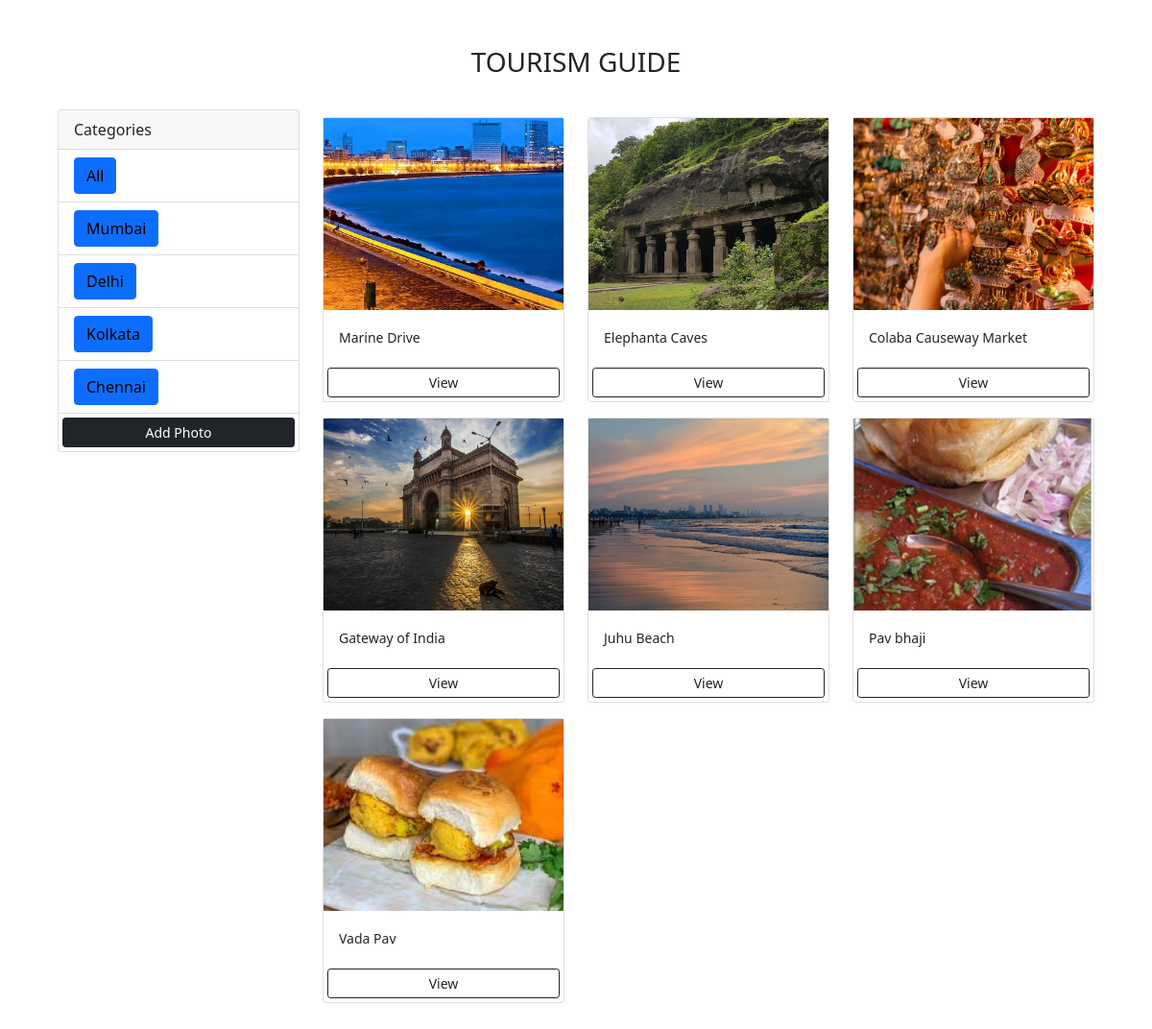
Page /?category=Mumbai on the committed database.
### photos/models.py (models this page shows, shortened)
class Category(models.Model):
    name = models.CharField(max_length=100, null=False, blank=False)

class Photo(models.Model):
    category = models.ForeignKey(
        Category, on_delete=models.SET_NULL, null=True, blank=True)
    image = models.ImageField(null=False, blank=False)
    description = models.TextField()
    desc2 = models.TextField()

### photos/views.py (the view)
# urls.py: path('', views.gallery, name='gallery'),
def gallery(request):
    category = request.GET.get('category')
    if category == None:
        photos = Photo.objects.all()
    else:
        photos = Photo.objects.filter(category__name=category)
    categories = Category.objects.all()
    context = {'categories': categories, 'photos': photos}
    return render(request, 'photos/gallery.html', context)

### photos/templates/photos/gallery.html (shortened to what this page needs)
<!DOCTYPE html>
<html lang="en">
<head>
 <link href="https://cdn.jsdelivr.net/npm/bootstrap@5.0.0-beta1/dist/css/bootstrap.min.css" rel="stylesheet"
>
</head>
<h3>TOURISM GUIDE</h3>
<br>
<body class="m-5">
 <div class="container">
  <div class="row">
   <div class="col-md-3">
    <div class="card">
     <div class="card-header">
      Categories
     </div>
     <ul class="list-group list-group-flush">
      <li class="list-group-item">
       <a href="{% url 'gallery' %}" class="btn btn-primary">All</a>
      </li>
      {% for category in categories %}
      <li class=" list-group-item">
       <a href="{% url 'gallery' %}?category={{category.name}}" class="btn btn-primary">
        {{category.name}}
       </a>
      </li>
      {% endfor %}
      <a href="{% url 'add' %}" class="btn btn-dark btn-block btn-sm m-1">Add Photo</a>
     </ul>
    </div>
   </div>
   <div class="col-md-9">
    <div class="row">
     {% for photo in photos %}
     <div class="col-md-4">
      <div class="card my-2">
       <img class="image-thumbail" src="{{photo.image.url}}" alt="Card image cap">
       <div class="card-body">
        <small>{{photo.description}}</small>
       </div>
       <a href="{% url 'photo' photo.id %}" class="btn btn-outline-dark btn-sm m-1">View</a>
      </div>
     </div>
     {% empty %}
     <h3>No photos...</h3>
     {% endfor %}
    </div>
   </div>
  </div>
 </div>
</body>
</html>

### photos/templates/photos/gallery.html (style rules this page uses)
h3 { text-align: center; }
.image-thumbail { height: 200px; object-fit: cover; }
.list-group-item a { text-decoration: none; color: black; }

### rows in the picture
Category: name "Mumbai"
Category: name "Delhi"
Category: name "Kolkata"
Category: name "Chennai"
Photo: image (picture), description "Marine Drive"
Photo: image (picture), description "Elephanta Caves"
Photo: image (picture), description "Colaba Causeway Market"
Photo: image (picture), description "Gateway of India"
Photo: image (picture), description "Juhu Beach"
Photo: image (picture), description "Pav bhaji"
Photo: image (picture), description "Vada Pav"
